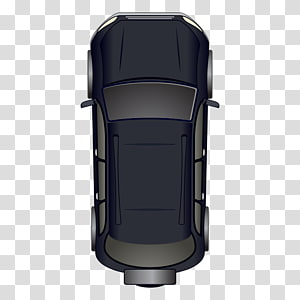
#> input picture assets/car1.png, 300 x 300 px, given in place of the camera
$ python obj_det.py
#> lines starting #> are read from the running program, lines starting #| are printed output that depends on the picture; after the words box and inside, x2 and y2 are one past the last pixel; in counts of white or black regions, pixels touching at a corner belong together
import cv2
import numpy as np

cap = cv2.VideoCapture(0)

while True:
    ret, frame = cap.read()
#> frame is the input picture: shape (300, 300, 3); mean B, G, R 177.3, 174.7, 174.3

    if not ret:
        break

    hsv = cv2.cvtColor(frame, cv2.COLOR_BGR2HSV)
#> hsv: shape (300, 300, 3); mean H, S, V 37.9, 22.8, 177.6

    ### KULIITT
    lower1 = np.array([10, 25, 25], dtype=np.uint8)
    upper1 = np.array([40, 255, 255], dtype=np.uint8)

    ### BIIRUU
    lower2 = np.array([100, 25, 25], dtype=np.uint8)
    upper2 = np.array([130, 255, 255], dtype=np.uint8)

    maskCoklat = cv2.inRange(hsv, lower1, upper1)
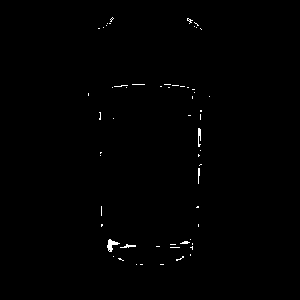
#> maskCoklat: shape (300, 300); 0.47% white in thin lines or dots, all inside (x1, y1, x2, y2) = (88, 17, 210, 265)
    maskBiru = cv2.inRange(hsv, lower2, upper2)
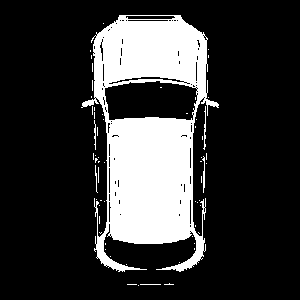
#> maskBiru: shape (300, 300); 21.4% white; 62 white regions (56 under 20 px)

    contours, _ = cv2.findContours(maskBiru, cv2.RETR_TREE, cv2.CHAIN_APPROX_SIMPLE)
#> contours = 148 contours, 132 with area under 20; largest, box (x1, y1, x2, y2) and area: (81, 15, 219, 272) 21902, (104, 80, 198, 121) 3144, (108, 76, 185, 85) 195, (125, 15, 176, 20) 190, (127, 19, 169, 22) 80

    if contours:
        max_contour = max(contours, key=cv2.contourArea)
#> max_contour = contour of 475 points, box (x1, y1, x2, y2) (81, 15, 219, 272), area 21902

        if cv2.contourArea(max_contour) > 1000:

            x, y, w, h = cv2.boundingRect(max_contour)
#> x = 81; y = 15; w = 138; h = 257

            cv2.rectangle(frame, (x, y), (x + w, y + h), (0, 255, 0), 2)

            M = cv2.moments(max_contour)
#> M = moments, m00 21901.5, centre m10/m00, m01/m00 = (149.7, 127.6)

            if M["m00"] != 0:
                cx = int(M["m10"] / M["m00"])
#> cx = 149
                cy = int(M["m01"] / M["m00"])
#> cy = 127

                cv2.circle(frame, (cx, cy), 5, (0, 0, 255), -1)
#> frame: shape (300, 300, 3); mean B, G, R 171.6, 175.7, 168.8

                cv2.putText(frame, f"LOCATION : X={cx}, Y={cy}", (x, y - 10),
                            cv2.FONT_HERSHEY_SIMPLEX, 0.6, (0, 255, 0), 2)
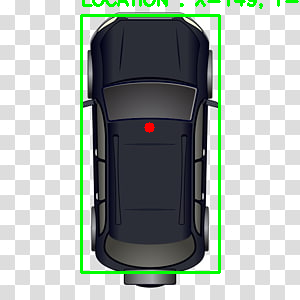
#> frame: shape (300, 300, 3); mean B, G, R 170, 175.8, 167.2

    cv2.imshow("MASKING AWKOAWAEFJNOADSNFJSFDK", maskCoklat)
    cv2.imshow("HSV AWKOAWAEFJNOADSNFJSFDK", hsv)
    cv2.imshow("OBJ DETECTION ANSKLFNDSAFNCADSNOMC", frame)

    if cv2.waitKey(1) & 0xFF == ord('z'):
#> (key Esc is pressed here)
        break

cap.release()
cv2.destroyAllWindows()

$ run again, on assets/car4.png
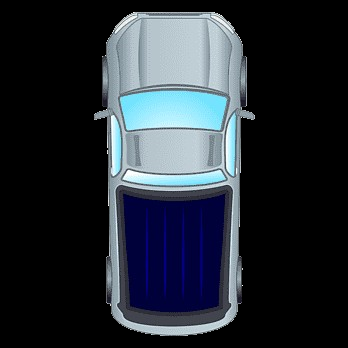
#> input picture assets/car4.png, 348 x 348 px, given in place of the camera
#> frame is the input picture: shape (348, 348, 3); mean B, G, R 52.3, 44.4, 38.2
#> hsv: shape (348, 348, 3); mean H, S, V 37.3, 34.2, 52.3
#> maskCoklat: shape (348, 348); every value is 0
#> `maskBiru = cv2.inRange(hsv, lower2, upper2)`:
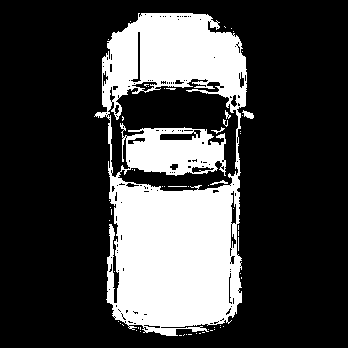
#> maskBiru: shape (348, 348); 26.1% white; 59 white regions (53 under 20 px)
#> contours = 224 contours, 197 with area under 20; largest, box (x1, y1, x2, y2) and area: (94, 13, 247, 336) 39602, (107, 78, 239, 192) 8138, (159, 131, 197, 141) 248, (130, 31, 142, 83) 172, (131, 81, 158, 92) 144
#> max_contour = contour of 557 points, box (x1, y1, x2, y2) (94, 13, 247, 336), area 39602
#> x = 94; y = 13; w = 153; h = 323
#> M = moments, m00 39601.5, centre m10/m00, m01/m00 = (174, 170.1)
#> cx = 174
#> cy = 170
#> `cv2.putText(frame, f"LOCATION : X={cx}, Y={cy}", (x, y - 10), cv2.FONT..`:
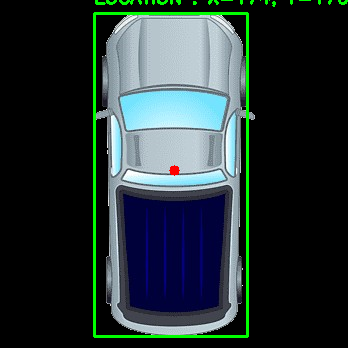
#> frame: shape (348, 348, 3); mean B, G, R 51.6, 50.7, 37.8
